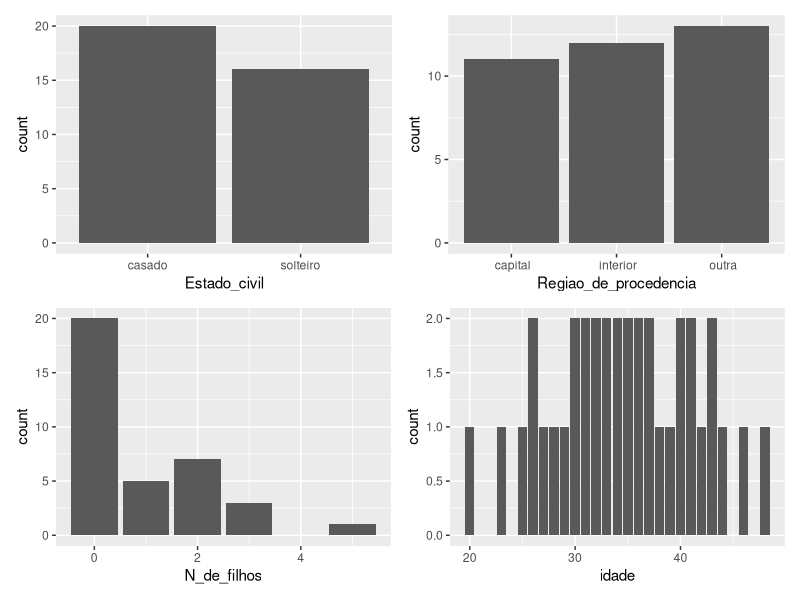

Reproduce this figure in R.
install.packages("patchwork")
library(patchwork)
install.packages("ggplot2")
library(ggplot2)

dados <- read.csv("./questao_2.csv")

p1 <-ggplot(dados, aes(x=Estado_civil)) + geom_bar()
p2 <- ggplot(dados, aes(x=Regiao_de_procedencia)) + geom_bar()
p3 <- ggplot(dados, aes(x=N_de_filhos)) + geom_bar()
p4 <- ggplot(dados, aes(x=idade)) + geom_bar()

(p1 | p2) / (p3 | p4)


